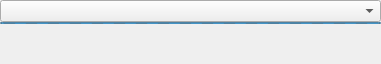
<?xml version="1.0" encoding="UTF-8"?>
<ui version="4.0">
 <class>YubiKeyEditWidget</class>
 <widget class="QWidget" name="YubiKeyEditWidget">
  <property name="geometry">
   <rect>
    <x>0</x>
    <y>0</y>
    <width>381</width>
    <height>64</height>
   </rect>
  </property>
  <layout class="QVBoxLayout" name="verticalLayout">
   <property name="leftMargin">
    <number>0</number>
   </property>
   <property name="topMargin">
    <number>0</number>
   </property>
   <property name="rightMargin">
    <number>0</number>
   </property>
   <property name="bottomMargin">
    <number>0</number>
   </property>
   <item>
    <layout class="QVBoxLayout" name="verticalLayout_2">
     <property name="spacing">
      <number>0</number>
     </property>
     <item>
      <widget class="QComboBox" name="comboChallengeResponse">
       <property name="sizePolicy">
        <sizepolicy hsizetype="Expanding" vsizetype="Fixed">
         <horstretch>0</horstretch>
         <verstretch>0</verstretch>
        </sizepolicy>
       </property>
       <property name="accessibleName">
        <string>Hardware key slot selection</string>
       </property>
      </widget>
     </item>
     <item>
      <widget class="QProgressBar" name="yubikeyProgress">
       <property name="maximumSize">
        <size>
         <width>16777215</width>
         <height>2</height>
        </size>
       </property>
       <property name="maximum">
        <number>0</number>
       </property>
       <property name="value">
        <number>-1</number>
       </property>
       <property name="textVisible">
        <bool>false</bool>
       </property>
      </widget>
     </item>
    </layout>
   </item>
   <item>
    <spacer name="verticalSpacer">
     <property name="orientation">
      <enum>Qt::Vertical</enum>
     </property>
     <property name="sizeHint" stdset="0">
      <size>
       <width>20</width>
       <height>0</height>
      </size>
     </property>
    </spacer>
   </item>
  </layout>
 </widget>
 <tabstops>
  <tabstop>comboChallengeResponse</tabstop>
 </tabstops>
 <resources/>
 <connections/>
</ui>
